Frame 1 (no input): blank canvas, image omitted
Frame 60 (the mouse pressed at the canvas centre just before this capture): blank canvas, image omitted
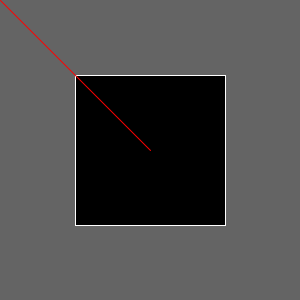
Frame 120 (the mouse held since frame 60 and released just before this capture)

The Processing sketch whose frames 1 and 60 were blank and that drew this single picture after the mouse press (run headless with seeded random() and noise(); from frame 60 on, the mouse is pressed at the canvas centre):

// Processing sketch: day_2_1_
// ── day_2_1_.pde
void setup(){ //runs once at startup
  size(300,300); //window size
}
void draw(){ //runs over and over
  background(100); //fresh sheet
  stroke(255); //shape outline color
  fill(0); //shape fill color
  rectMode(CENTER); //drawing rect from center
  rect(width/2,height/2,mouseX,mouseY);
  //rect(x1,y1,x2,y2)
  
  stroke(255,0,0); //line color of the line
  line(0,0,mouseX,mouseY);
  //line(x1,y1,x2,y2) start then end
  
  //println("you press " + key + " " + keyCode);
}

void mousepressed(){
  println(mouseX + "," + mouseY);
}
